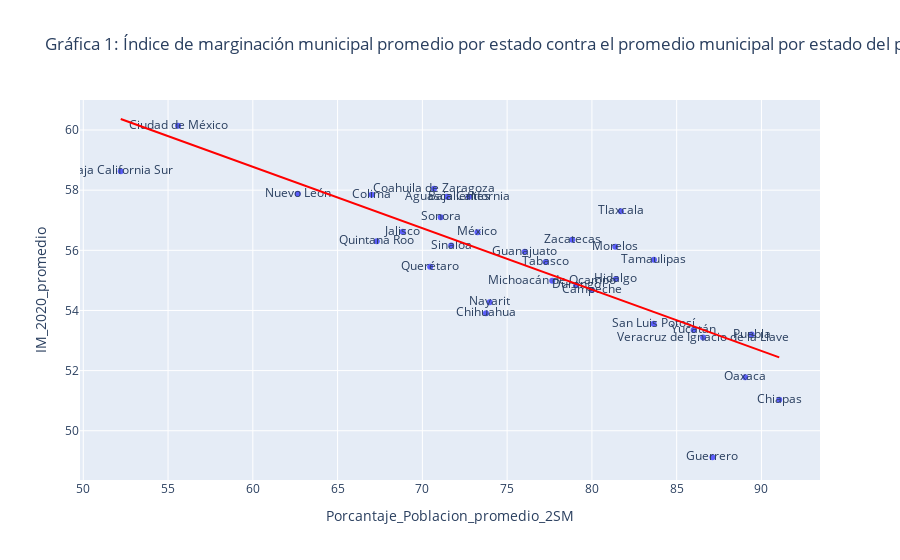

Write notebook code for a chart like this one.
### Code cell
import plotly.express as px
fig = px.scatter(df_data_avg,
                 x="Porcantaje_Poblacion_promedio_2SM", 
                 y="IM_2020_promedio", 
                 color_discrete_sequence=['blue'],
                 text="NOM_ENT",
                 #marginal_x='violin', 
                 #marginal_y='violin',
                 trendline="ols",
                 trendline_color_override="red",
                 opacity=0.6,
                title = 'Gráfica 1: Índice de marginación municipal promedio por estado contra el promedio municipal por estado del porcentage de población con máximo dos salarios mínimos: 2020'
                )
fig.show()

### Figure 1 — Plotly figure (JSON) as saved in the notebook; plotly's stock layout.template omitted (floating-point values rounded to 4 significant figures)
{"data": [{"hovertemplate": "Porcantaje_Poblacion_promedio_2SM=%{x}<br>IM_2020_promedio=%{y}<br>NOM_ENT=%{text}<extra></extra>", "legendgroup": "", "marker": {"color": "blue", "opacity": 0.6, "symbol": "circle"}, "mode": "markers+text", "name": "", "orientation": "v", "showlegend": false, "text": ["Aguascalientes", "Baja California", "Baja California Sur", "Campeche", "Coahuila de Zaragoza", "Colima", "Chiapas", "Chihuahua", "Ciudad de México", "Durango", "Guanajuato", "Guerrero", "Hidalgo", "Jalisco", "México", "Michoacán de Ocampo", "Morelos", "Nayarit", "Nuevo León", "Oaxaca", "Puebla", "Querétaro", "Quintana Roo", "San Luis Potosí", "Sinaloa", "Sonora", "Tabasco", "Tamaulipas", "Tlaxcala", "Veracruz de Ignacio de la Llave", "Yucatán", "Zacatecas"], "type": "scatter", "x": [71.46, 72.75, 52.21, 79.99, 70.69, 67.01, 91.05, 73.75, 55.59, 79.07, 76.04, 87.11, 81.42, 68.84, 73.25, 77.66, 81.38, 73.97, 62.65, 89.04, 89.42, 70.46, 67.31, 83.64, 71.7, 71.08, 77.28, 83.66, 81.71, 86.56, 86, 78.84], "xaxis": "x", "y": [57.78, 57.78, 58.63, 54.68, 58.05, 57.85, 51.03, 53.91, 60.14, 54.84, 55.95, 49.12, 55.05, 56.62, 56.6, 54.99, 56.12, 54.27, 57.88, 51.78, 53.2, 55.45, 56.3, 53.56, 56.16, 57.1, 55.61, 55.69, 57.3, 53.1, 53.35, 56.35], "yaxis": "y"}, {"hovertemplate": "<b>OLS trendline</b><br>IM_2020_promedio = -0.204045 * Porcantaje_Poblacion_promedio_2SM + 71.0187<br>R<sup>2</sup>=0.656406<br><br>Porcantaje_Poblacion_promedio_2SM=%{x}<br>IM_2020_promedio=%{y} <b>(trend)</b><extra></extra>", "legendgroup": "", "line": {"color": "red"}, "marker": {"color": "blue", "symbol": "circle"}, "mode": "lines", "name": "", "showlegend": false, "type": "scatter", "x": [52.21, 55.59, 62.65, 67.01, 67.31, 68.84, 70.46, 70.69, 71.08, 71.46, 71.7, 72.75, 73.25, 73.75, 73.97, 76.04, 77.28, 77.66, 78.84, 79.07, 79.99, 81.38, 81.42, 81.71, 83.64, 83.66, 86, 86.56, 87.11, 89.04, 89.42, 91.05], "xaxis": "x", "y": [60.37, 59.68, 58.24, 57.35, 57.28, 56.97, 56.64, 56.59, 56.52, 56.44, 56.39, 56.17, 56.07, 55.97, 55.93, 55.5, 55.25, 55.17, 54.93, 54.88, 54.7, 54.41, 54.41, 54.35, 53.95, 53.95, 53.47, 53.36, 53.24, 52.85, 52.77, 52.44], "yaxis": "y"}], "layout": {"legend": {"tracegroupgap": 0}, "title": {"text": "Gráfica 1: Índice de marginación municipal promedio por estado contra el promedio municipal por estado del porcentage de población con máximo dos salarios mínimos: 2020"}, "xaxis": {"anchor": "y", "domain": [0, 1], "title": {"text": "Porcantaje_Poblacion_promedio_2SM"}}, "yaxis": {"anchor": "x", "domain": [0, 1], "title": {"text": "IM_2020_promedio"}}}}
